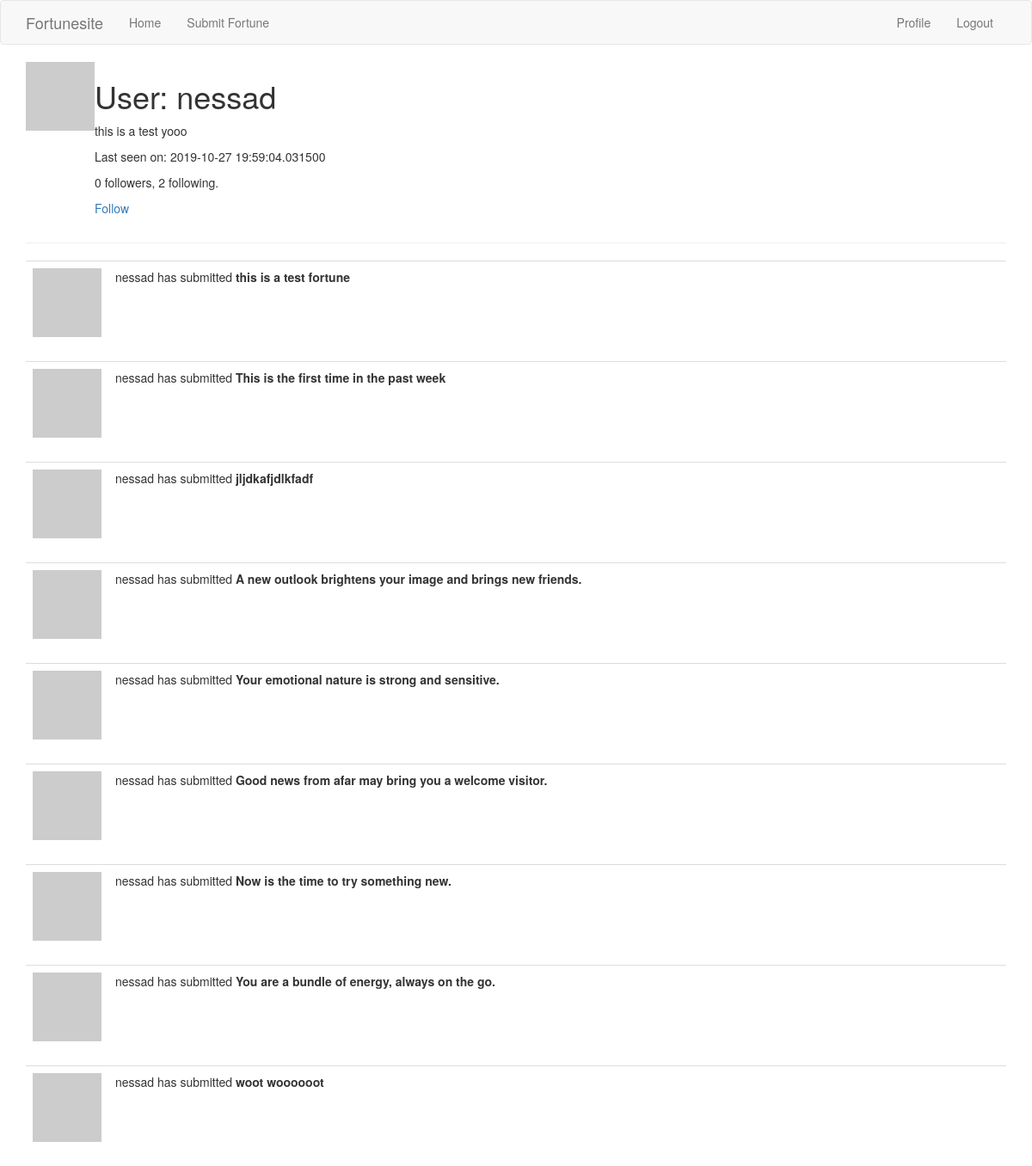
The app's page /user/nessad (signed in) with its own data.
### fortunesite/models.py (models this page shows, shortened)
class User(UserMixin, db.Model):
    id = db.Column(db.Integer, primary_key=True)
    username = db.Column(db.String(64), index=True, unique=True,
                         nullable=False)
    email = db.Column(db.String(120), index=True, unique=True)
    password_hash = db.Column(db.String(128))
    fortunes = db.relationship('Fortune', backref='author', lazy=True)
    about_me = db.Column(db.String(140))
    last_seen = db.Column(db.DateTime, default=datetime.utcnow)
    followed = db.relationship(
        'User', secondary=followers,
        primaryjoin=(followers.c.follower_id == id),
        secondaryjoin=(followers.c.followed_id == id),
        backref=db.backref('followers', lazy='dynamic'), lazy='dynamic')
    def avatar(self, size):
        digest = md5(self.email.lower().encode('utf-8')).hexdigest()
        return 'https://www.gravatar.com/avatar/{}?d=identicon&s={}'.format(
            digest, size)
    def is_following(self, user):
        return self.followed.filter(
            followers.c.followed_id == user.id).count() > 0

class Fortune(db.Model):
    id = db.Column(db.Integer, primary_key=True)
    content = db.Column(db.String(140))
    timestamp = db.Column(db.DateTime, index=True,
                          default=datetime.utcnow)
    user_id = db.Column(db.Integer, db.ForeignKey('user.id'))

### fortunesite/routes.py (the view)
@app.route('/user/<username>')
@login_required
def user(username):
    user = User.query.filter_by(username=username).first_or_404()
    fortunes = Fortune.query.filter_by(author=user).all()
    return render_template('user.html', user=user, fortunes=fortunes)

### fortunesite/models.py (called while the page is built)
@login.user_loader
def load_user(id):
    return User.query.get(int(id))

### fortunesite/routes.py (called while the page is built)
@app.before_request
def before_request():
    if current_user.is_authenticated:
        current_user.last_seen = datetime.utcnow()
        db.session.commit()

### fortunesite/templates/user.html
{% extends "layout.html" %}
{% block app_content %}
    <table>
        <tr valign='top'>
            <td><img src= "{{ user.avatar(128) }}"></td>
            <td>
                <h1>User: {{ user.username }}</h1>
                {% if user.about_me %}<p>{{ user.about_me }}</p>{% endif %}
                {% if user.last_seen %}<p>Last seen on: {{ user.last_seen }}</p>{% endif %}
                <p>{{ user.followers.count() }} followers, {{ user.followed.count() }} following.</p>
                {% if user == current_user %}
                <p><a href="{{ url_for('edit_profile') }}">Edit your profile</a></p>
                {% elif not current_user.is_following(user) %}
                <p><a href="{{ url_for('follow', username=user.username) }}">Follow</a></p>
                {% else %}
                <p><a href="{{ url_for('unfollow', username=user.username) }}">Unfollow</a></p>
                {% endif %}
            </td>
        </tr>
    </table>
    <hr>
    {% for fortune in fortunes %}
        {% include '_fortune.html' %}
    {% endfor %}
{% endblock %}

### fortunesite/templates/_fortune.html
<table class="table table-hover">
    <tr>
        <td width="70px"><img src="{{ fortune.author.avatar(36) }}"></td>
        {% if user == current_user %}
        <td>You have submitted <b>{{ fortune.content }}</b></td>
        {% else %}
        <td>{{ fortune.author.username }} has submitted <b>{{ fortune.content }}</b></td>
        {% endif %}
    </tr>
</table>

### records on screen
User: username "nessad", about_me "this is a test yooo", last_seen "2019-10-27 19:59:04.031500"
Fortune: author.username "nessad", content "this is a test fortune"
Fortune: author.username "nessad", content "This is the first time in the past week"
Fortune: author.username "nessad", content "jljdkafjdlkfadf"
Fortune: author.username "nessad", content "A new outlook brightens your image and brings new friends."
Fortune: author.username "nessad", content "Your emotional nature is strong and sensitive."
Fortune: author.username "nessad", content "Good news from afar may bring you a welcome visitor."
Fortune: author.username "nessad", content "Now is the time to try something new."
Fortune: author.username "nessad", content "You are a bundle of energy, always on the go."
Fortune: author.username "nessad", content "woot woooooot"

### other values on screen
{{ user.followers.count() }} "0"
{{ user.followed.count() }} "2"
